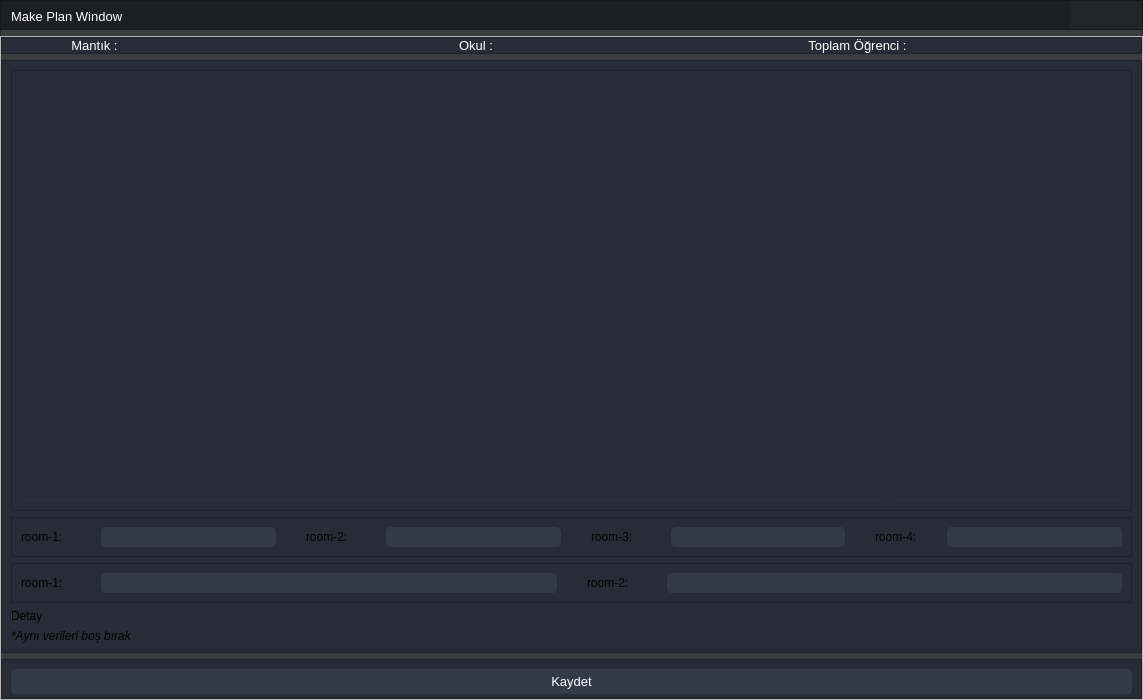
<?xml version="1.0" encoding="UTF-8"?>
<ui version="4.0">
 <class>progress_bar_dialog</class>
 <widget class="QDialog" name="progress_bar_dialog">
  <property name="geometry">
   <rect>
    <x>0</x>
    <y>0</y>
    <width>1143</width>
    <height>700</height>
   </rect>
  </property>
  <property name="sizePolicy">
   <sizepolicy hsizetype="Fixed" vsizetype="Fixed">
    <horstretch>0</horstretch>
    <verstretch>0</verstretch>
   </sizepolicy>
  </property>
  <property name="minimumSize">
   <size>
    <width>0</width>
    <height>0</height>
   </size>
  </property>
  <property name="maximumSize">
   <size>
    <width>16777215</width>
    <height>16777215</height>
   </size>
  </property>
  <property name="windowTitle">
   <string>Dialog</string>
  </property>
  <property name="styleSheet">
   <string notr="true">QDialog {background: transparent; }
QDialog {
	color: #ffffff;
	background-color: rgba(27, 29, 35, 160);
	border: 1px solid rgb(40, 40, 40);
	border-radius: 2px;
}</string>
  </property>
  <layout class="QVBoxLayout" name="verticalLayout">
   <property name="leftMargin">
    <number>0</number>
   </property>
   <property name="topMargin">
    <number>0</number>
   </property>
   <property name="rightMargin">
    <number>0</number>
   </property>
   <property name="bottomMargin">
    <number>0</number>
   </property>
   <item>
    <widget class="QFrame" name="frame_2">
     <property name="maximumSize">
      <size>
       <width>16777215</width>
       <height>30</height>
      </size>
     </property>
     <property name="styleSheet">
      <string notr="true">background-color: rgba(27, 29, 35, 200)</string>
     </property>
     <property name="frameShape">
      <enum>QFrame::StyledPanel</enum>
     </property>
     <property name="frameShadow">
      <enum>QFrame::Raised</enum>
     </property>
     <layout class="QGridLayout" name="gridLayout_2">
      <property name="leftMargin">
       <number>0</number>
      </property>
      <property name="topMargin">
       <number>0</number>
      </property>
      <property name="rightMargin">
       <number>0</number>
      </property>
      <property name="bottomMargin">
       <number>0</number>
      </property>
      <property name="verticalSpacing">
       <number>0</number>
      </property>
      <item row="0" column="0">
       <widget class="QLabel" name="label_2">
        <property name="minimumSize">
         <size>
          <width>190</width>
          <height>30</height>
         </size>
        </property>
        <property name="maximumSize">
         <size>
          <width>2000</width>
          <height>30</height>
         </size>
        </property>
        <property name="font">
         <font>
          <family>Segoe UI</family>
          <pointsize>10</pointsize>
         </font>
        </property>
        <property name="styleSheet">
         <string notr="true">color: rgb(255, 255, 255);</string>
        </property>
        <property name="text">
         <string>Make Plan Window</string>
        </property>
        <property name="margin">
         <number>0</number>
        </property>
        <property name="indent">
         <number>10</number>
        </property>
       </widget>
      </item>
      <item row="0" column="1">
       <widget class="QPushButton" name="btn_min">
        <property name="sizePolicy">
         <sizepolicy hsizetype="Minimum" vsizetype="Expanding">
          <horstretch>0</horstretch>
          <verstretch>0</verstretch>
         </sizepolicy>
        </property>
        <property name="minimumSize">
         <size>
          <width>30</width>
          <height>30</height>
         </size>
        </property>
        <property name="maximumSize">
         <size>
          <width>30</width>
          <height>30</height>
         </size>
        </property>
        <property name="toolTip">
         <string>Minimize</string>
        </property>
        <property name="styleSheet">
         <string notr="true">QPushButton {	
	border: none;
	background-color: transparent;
}
QPushButton:hover {
	background-color: rgb(52, 59, 72);
}
QPushButton:pressed {	
	background-color: rgb(85, 170, 255);
}</string>
        </property>
        <property name="text">
         <string/>
        </property>
        <property name="icon">
         <iconset resource="files.qrc">
          <normaloff>:/16x16/icons/16x16/cil-window-minimize.png</normaloff>:/16x16/icons/16x16/cil-window-minimize.png</iconset>
        </property>
       </widget>
      </item>
      <item row="0" column="2">
       <widget class="QPushButton" name="btn_close">
        <property name="sizePolicy">
         <sizepolicy hsizetype="Minimum" vsizetype="Expanding">
          <horstretch>0</horstretch>
          <verstretch>0</verstretch>
         </sizepolicy>
        </property>
        <property name="minimumSize">
         <size>
          <width>30</width>
          <height>30</height>
         </size>
        </property>
        <property name="maximumSize">
         <size>
          <width>30</width>
          <height>30</height>
         </size>
        </property>
        <property name="toolTip">
         <string>Close</string>
        </property>
        <property name="styleSheet">
         <string notr="true">QPushButton {	
	border: none;
	background-color: transparent;
}
QPushButton:hover {
	background-color: rgb(52, 59, 72);
}
QPushButton:pressed {	
	background-color: rgb(85, 170, 255);
}</string>
        </property>
        <property name="text">
         <string/>
        </property>
        <property name="icon">
         <iconset resource="files.qrc">
          <normaloff>:/16x16/icons/16x16/cil-x.png</normaloff>:/16x16/icons/16x16/cil-x.png</iconset>
        </property>
       </widget>
      </item>
     </layout>
    </widget>
   </item>
   <item>
    <widget class="QFrame" name="frame">
     <property name="minimumSize">
      <size>
       <width>0</width>
       <height>85</height>
      </size>
     </property>
     <property name="styleSheet">
      <string notr="true">background: transparent;
color: rgb(210, 210, 210);
/* LINE EDIT */
QLineEdit {
	background-color: rgb(27, 29, 35);
	border-radius: 5px;
	border: 2px solid rgb(27, 29, 35);
	padding-left: 10px;
}
QLineEdit:hover {
	border: 2px solid rgb(64, 71, 88);
}
QLineEdit:focus {
	border: 2px solid rgb(91, 101, 124);
}

/* SCROLL BARS */
QScrollBar:horizontal {
    border: none;
    background: rgb(52, 59, 72);
    height: 14px;
    margin: 0px 21px 0 21px;
	border-radius: 0px;
}
QScrollBar::handle:horizontal {
    background: rgb(85, 170, 255);
    min-width: 25px;
	border-radius: 7px
}
QScrollBar::add-line:horizontal {
    border: none;
    background: rgb(55, 63, 77);
    width: 20px;
	border-top-right-radius: 7px;
    border-bottom-right-radius: 7px;
    subcontrol-position: right;
    subcontrol-origin: margin;
}
QScrollBar::sub-line:horizontal {
    border: none;
    background: rgb(55, 63, 77);
    width: 20px;
	border-top-left-radius: 7px;
    border-bottom-left-radius: 7px;
    subcontrol-position: left;
    subcontrol-origin: margin;
}
QScrollBar::up-arrow:horizontal, QScrollBar::down-arrow:horizontal
{
     background: none;
}
QScrollBar::add-page:horizontal, QScrollBar::sub-page:horizontal
{
     background: none;
}
 QScrollBar:vertical {
	border: none;
    background: rgb(52, 59, 72);
    width: 14px;
    margin: 21px 0 21px 0;
	border-radius: 0px;
 }
 QScrollBar::handle:vertical {	
	background: rgb(85, 170, 255);
    min-height: 25px;
	border-radius: 7px
 }
 QScrollBar::add-line:vertical {
     border: none;
    background: rgb(55, 63, 77);
     height: 20px;
	border-bottom-left-radius: 7px;
    border-bottom-right-radius: 7px;
     subcontrol-position: bottom;
     subcontrol-origin: margin;
 }
 QScrollBar::sub-line:vertical {
	border: none;
    background: rgb(55, 63, 77);
     height: 20px;
	border-top-left-radius: 7px;
    border-top-right-radius: 7px;
     subcontrol-position: top;
     subcontrol-origin: margin;
 }
 QScrollBar::up-arrow:vertical, QScrollBar::down-arrow:vertical {
     background: none;
 }

 QScrollBar::add-page:vertical, QScrollBar::sub-page:vertical {
     background: none;
 }

/* CHECKBOX */
QCheckBox::indicator {
    border: 3px solid rgb(52, 59, 72);
	width: 15px;
	height: 15px;
	border-radius: 10px;
    background: rgb(44, 49, 60);
}
QCheckBox::indicator:hover {
    border: 3px solid rgb(58, 66, 81);
}
QCheckBox::indicator:checked {
    background: 3px solid rgb(52, 59, 72);
	border: 3px solid rgb(52, 59, 72);	
	background-image: url(:/16x16/icons/16x16/cil-check-alt.png);
}

/* RADIO BUTTON */
QRadioButton::indicator {
    border: 3px solid rgb(52, 59, 72);
	width: 15px;
	height: 15px;
	border-radius: 10px;
    background: rgb(44, 49, 60);
}
QRadioButton::indicator:hover {
    border: 3px solid rgb(58, 66, 81);
}
QRadioButton::indicator:checked {
    background: 3px solid rgb(94, 106, 130);
	border: 3px solid rgb(52, 59, 72);	
}

/* COMBOBOX */
QComboBox{
	background-color: rgb(27, 29, 35);
	border-radius: 5px;
	border: 2px solid rgb(27, 29, 35);
	padding: 5px;
	padding-left: 10px;
}
QComboBox:hover{
	border: 2px solid rgb(64, 71, 88);
}
QComboBox::drop-down {
	subcontrol-origin: padding;
	subcontrol-position: top right;
	width: 25px; 
	border-left-width: 3px;
	border-left-color: rgba(39, 44, 54, 150);
	border-left-style: solid;
	border-top-right-radius: 3px;
	border-bottom-right-radius: 3px;	
	background-image: url(:/16x16/icons/16x16/cil-arrow-bottom.png);
	background-position: center;
	background-repeat: no-reperat;
 }
QComboBox QAbstractItemView {
	color: rgb(85, 170, 255);	
	background-color: rgb(27, 29, 35);
	padding: 10px;
	selection-background-color: rgb(39, 44, 54);
}

/* SLIDERS */
QSlider::groove:horizontal {
    border-radius: 9px;
    height: 18px;
	margin: 0px;
	background-color: rgb(52, 59, 72);
}
QSlider::groove:horizontal:hover {
	background-color: rgb(55, 62, 76);
}
QSlider::handle:horizontal {
    background-color: rgb(85, 170, 255);
    border: none;
    height: 18px;
    width: 18px;
    margin: 0px;
	border-radius: 9px;
}
QSlider::handle:horizontal:hover {
    background-color: rgb(105, 180, 255);
}
QSlider::handle:horizontal:pressed {
    background-color: rgb(65, 130, 195);
}

QSlider::groove:vertical {
    border-radius: 9px;
    width: 18px;
    margin: 0px;
	background-color: rgb(52, 59, 72);
}
QSlider::groove:vertical:hover {
	background-color: rgb(55, 62, 76);
}
QSlider::handle:vertical {
    background-color: rgb(85, 170, 255);
	border: none;
    height: 18px;
    width: 18px;
    margin: 0px;
	border-radius: 9px;
}
QSlider::handle:vertical:hover {
    background-color: rgb(105, 180, 255);
}
QSlider::handle:vertical:pressed {
    background-color: rgb(65, 130, 195);
}

</string>
     </property>
     <property name="frameShape">
      <enum>QFrame::StyledPanel</enum>
     </property>
     <property name="frameShadow">
      <enum>QFrame::Raised</enum>
     </property>
     <layout class="QVBoxLayout" name="verticalLayout_2">
      <property name="leftMargin">
       <number>0</number>
      </property>
      <property name="topMargin">
       <number>0</number>
      </property>
      <property name="rightMargin">
       <number>0</number>
      </property>
      <property name="bottomMargin">
       <number>0</number>
      </property>
      <item>
       <widget class="QFrame" name="frame_5">
        <property name="maximumSize">
         <size>
          <width>16777215</width>
          <height>40</height>
         </size>
        </property>
        <property name="styleSheet">
         <string notr="true">background-color: rgb(39, 44, 54);</string>
        </property>
        <property name="frameShape">
         <enum>QFrame::StyledPanel</enum>
        </property>
        <property name="frameShadow">
         <enum>QFrame::Raised</enum>
        </property>
        <layout class="QGridLayout" name="gridLayout">
         <property name="leftMargin">
          <number>0</number>
         </property>
         <property name="topMargin">
          <number>0</number>
         </property>
         <property name="rightMargin">
          <number>0</number>
         </property>
         <property name="bottomMargin">
          <number>0</number>
         </property>
         <item row="0" column="1">
          <widget class="QLabel" name="plan_logic_label">
           <property name="maximumSize">
            <size>
             <width>16777215</width>
             <height>16777215</height>
            </size>
           </property>
           <property name="font">
            <font>
             <family>Segoe UI</family>
             <pointsize>10</pointsize>
             <italic>true</italic>
            </font>
           </property>
           <property name="styleSheet">
            <string notr="true">color: #ffffff</string>
           </property>
           <property name="text">
            <string/>
           </property>
           <property name="alignment">
            <set>Qt::AlignLeading|Qt::AlignLeft|Qt::AlignVCenter</set>
           </property>
          </widget>
         </item>
         <item row="0" column="2">
          <widget class="QLabel" name="label_4">
           <property name="maximumSize">
            <size>
             <width>16777215</width>
             <height>16777215</height>
            </size>
           </property>
           <property name="font">
            <font>
             <family>Segoe UI</family>
             <pointsize>10</pointsize>
            </font>
           </property>
           <property name="styleSheet">
            <string notr="true">color: #ffffff</string>
           </property>
           <property name="text">
            <string>Okul :</string>
           </property>
           <property name="alignment">
            <set>Qt::AlignCenter</set>
           </property>
          </widget>
         </item>
         <item row="0" column="0">
          <widget class="QLabel" name="label_3">
           <property name="maximumSize">
            <size>
             <width>16777215</width>
             <height>16777215</height>
            </size>
           </property>
           <property name="font">
            <font>
             <family>Segoe UI</family>
             <pointsize>10</pointsize>
            </font>
           </property>
           <property name="styleSheet">
            <string notr="true">color: #ffffff</string>
           </property>
           <property name="text">
            <string>Mantık :</string>
           </property>
           <property name="alignment">
            <set>Qt::AlignCenter</set>
           </property>
          </widget>
         </item>
         <item row="0" column="4">
          <widget class="QLabel" name="label_5">
           <property name="maximumSize">
            <size>
             <width>16777215</width>
             <height>16777215</height>
            </size>
           </property>
           <property name="font">
            <font>
             <family>Segoe UI</family>
             <pointsize>10</pointsize>
            </font>
           </property>
           <property name="styleSheet">
            <string notr="true">color: #ffffff</string>
           </property>
           <property name="text">
            <string>Toplam Öğrenci :</string>
           </property>
           <property name="alignment">
            <set>Qt::AlignCenter</set>
           </property>
          </widget>
         </item>
         <item row="0" column="3">
          <widget class="QLabel" name="school_info_label">
           <property name="maximumSize">
            <size>
             <width>16777215</width>
             <height>16777215</height>
            </size>
           </property>
           <property name="font">
            <font>
             <family>Segoe UI</family>
             <pointsize>10</pointsize>
             <italic>true</italic>
            </font>
           </property>
           <property name="styleSheet">
            <string notr="true">color: #ffffff</string>
           </property>
           <property name="text">
            <string/>
           </property>
           <property name="alignment">
            <set>Qt::AlignLeading|Qt::AlignLeft|Qt::AlignVCenter</set>
           </property>
          </widget>
         </item>
         <item row="0" column="5">
          <widget class="QLabel" name="total_student_label">
           <property name="maximumSize">
            <size>
             <width>16777215</width>
             <height>16777215</height>
            </size>
           </property>
           <property name="font">
            <font>
             <family>Segoe UI</family>
             <pointsize>10</pointsize>
             <italic>true</italic>
            </font>
           </property>
           <property name="styleSheet">
            <string notr="true">color: #ffffff</string>
           </property>
           <property name="text">
            <string/>
           </property>
           <property name="alignment">
            <set>Qt::AlignLeading|Qt::AlignLeft|Qt::AlignVCenter</set>
           </property>
          </widget>
         </item>
        </layout>
       </widget>
      </item>
      <item>
       <widget class="QFrame" name="plan_frame">
        <property name="styleSheet">
         <string notr="true">background-color: rgb(39, 44, 54);</string>
        </property>
        <property name="frameShape">
         <enum>QFrame::StyledPanel</enum>
        </property>
        <property name="frameShadow">
         <enum>QFrame::Raised</enum>
        </property>
        <layout class="QVBoxLayout" name="verticalLayout_3">
         <item>
          <widget class="QFrame" name="frame_4">
           <property name="frameShape">
            <enum>QFrame::StyledPanel</enum>
           </property>
           <property name="frameShadow">
            <enum>QFrame::Raised</enum>
           </property>
           <layout class="QHBoxLayout" name="horizontalLayout">
            <item>
             <widget class="QTableView" name="tableView_scaz">
              <property name="styleSheet">
               <string notr="true">QTableView {	
	background-color: rgb(39, 44, 54);
	padding: 10px;
	border-radius: 5px;
	gridline-color: rgb(44, 49, 60);
	border-bottom: 1px solid rgb(44, 49, 60);
}
QTableView::item{
	border-color: rgb(44, 49, 60);
	padding-left: 5px;
	padding-right: 5px;
	gridline-color: rgb(44, 49, 60);
}
QTableView::item:selected{
	background-color: rgb(85, 170, 255);
}
QScrollBar:horizontal {
    border: none;
    background: rgb(52, 59, 72);
    height: 14px;
    margin: 0px 21px 0 21px;
	border-radius: 0px;
}
 QScrollBar:vertical {
	border: none;
    background: rgb(52, 59, 72);
    width: 14px;
    margin: 21px 0 21px 0;
	border-radius: 0px;
 }
QHeaderView::section{
	Background-color: rgb(39, 44, 54);
	max-width: 30px;
	border: 1px solid rgb(44, 49, 60);
	border-style: none;
    border-bottom: 1px solid rgb(44, 49, 60);
    border-right: 1px solid rgb(44, 49, 60);
}
QTableView::horizontalHeader {	
	background-color: rgb(81, 255, 0);
}
QHeaderView::section:horizontal
{
    border: 1px solid rgb(32, 34, 42);
	background-color: rgb(27, 29, 35);
	padding: 3px;
	border-top-left-radius: 7px;
    border-top-right-radius: 7px;
}
QHeaderView::section:vertical
{
    border: 1px solid rgb(44, 49, 60);
}
</string>
              </property>
              <property name="locale">
               <locale language="Turkish" country="Turkey"/>
              </property>
             </widget>
            </item>
            <item>
             <widget class="QTableView" name="tableView_t">
              <property name="maximumSize">
               <size>
                <width>230</width>
                <height>16777215</height>
               </size>
              </property>
              <property name="styleSheet">
               <string notr="true">QTableView {	
	background-color: rgb(39, 44, 54);
	padding: 10px;
	border-radius: 5px;
	gridline-color: rgb(44, 49, 60);
	border-bottom: 1px solid rgb(44, 49, 60);
}
QTableView::item{
	border-color: rgb(44, 49, 60);
	padding-left: 5px;
	padding-right: 5px;
	gridline-color: rgb(44, 49, 60);
}
QTableView::item:selected{
	background-color: rgb(85, 170, 255);
}
QScrollBar:horizontal {
    border: none;
    background: rgb(52, 59, 72);
    height: 14px;
    margin: 0px 21px 0 21px;
	border-radius: 0px;
}
 QScrollBar:vertical {
	border: none;
    background: rgb(52, 59, 72);
    width: 14px;
    margin: 21px 0 21px 0;
	border-radius: 0px;
 }
QHeaderView::section{
	Background-color: rgb(39, 44, 54);
	max-width: 30px;
	border: 1px solid rgb(44, 49, 60);
	border-style: none;
    border-bottom: 1px solid rgb(44, 49, 60);
    border-right: 1px solid rgb(44, 49, 60);
}
QTableView::horizontalHeader {	
	background-color: rgb(81, 255, 0);
}
QHeaderView::section:horizontal
{
    border: 1px solid rgb(32, 34, 42);
	background-color: rgb(27, 29, 35);
	padding: 3px;
	border-top-left-radius: 7px;
    border-top-right-radius: 7px;
}
QHeaderView::section:vertical
{
    border: 1px solid rgb(44, 49, 60);
}
</string>
              </property>
              <property name="locale">
               <locale language="Turkish" country="Turkey"/>
              </property>
             </widget>
            </item>
           </layout>
          </widget>
         </item>
         <item>
          <widget class="QFrame" name="divide_frame_2">
           <property name="frameShape">
            <enum>QFrame::StyledPanel</enum>
           </property>
           <property name="frameShadow">
            <enum>QFrame::Raised</enum>
           </property>
           <layout class="QGridLayout" name="gridLayout_5">
            <property name="rightMargin">
             <number>9</number>
            </property>
            <property name="horizontalSpacing">
             <number>30</number>
            </property>
            <item row="0" column="2">
             <widget class="QLabel" name="label_8">
              <property name="minimumSize">
               <size>
                <width>50</width>
                <height>0</height>
               </size>
              </property>
              <property name="text">
               <string>room-2:</string>
              </property>
             </widget>
            </item>
            <item row="0" column="1">
             <widget class="QLineEdit" name="edit2_room_1">
              <property name="maximumSize">
               <size>
                <width>16777215</width>
                <height>16777215</height>
               </size>
              </property>
              <property name="styleSheet">
               <string notr="true">QLineEdit {
	border: 2px solid rgb(52, 59, 72);
	border-radius: 5px;	
	background-color: rgb(52, 59, 72);
}
QLine Edit:hover {
	background-color: rgb(52, 59, 72);
	border: 2px solid rgb(61, 70, 86);
}
QLineEdit:pressed {	
	background-color: rgb(35, 40, 49);
	border: 2px solid rgb(43, 50, 61);
}
</string>
              </property>
             </widget>
            </item>
            <item row="0" column="3">
             <widget class="QLineEdit" name="edit2_room_2">
              <property name="maximumSize">
               <size>
                <width>16777215</width>
                <height>16777215</height>
               </size>
              </property>
              <property name="styleSheet">
               <string notr="true">QLineEdit {
	border: 2px solid rgb(52, 59, 72);
	border-radius: 5px;	
	background-color: rgb(52, 59, 72);
}
QLine Edit:hover {
	background-color: rgb(52, 59, 72);
	border: 2px solid rgb(61, 70, 86);
}
QLineEdit:pressed {	
	background-color: rgb(35, 40, 49);
	border: 2px solid rgb(43, 50, 61);
}
</string>
              </property>
             </widget>
            </item>
            <item row="0" column="0">
             <widget class="QLabel" name="label_9">
              <property name="minimumSize">
               <size>
                <width>50</width>
                <height>0</height>
               </size>
              </property>
              <property name="text">
               <string>room-1:</string>
              </property>
             </widget>
            </item>
            <item row="0" column="5">
             <widget class="QLineEdit" name="edit2_room_3">
              <property name="styleSheet">
               <string notr="true">QLineEdit {
	border: 2px solid rgb(52, 59, 72);
	border-radius: 5px;	
	background-color: rgb(52, 59, 72);
}
QLine Edit:hover {
	background-color: rgb(52, 59, 72);
	border: 2px solid rgb(61, 70, 86);
}
QLineEdit:pressed {	
	background-color: rgb(35, 40, 49);
	border: 2px solid rgb(43, 50, 61);
}
</string>
              </property>
             </widget>
            </item>
            <item row="0" column="4">
             <widget class="QLabel" name="label_10">
              <property name="minimumSize">
               <size>
                <width>50</width>
                <height>0</height>
               </size>
              </property>
              <property name="text">
               <string>room-3:</string>
              </property>
             </widget>
            </item>
            <item row="0" column="6">
             <widget class="QLabel" name="label_11">
              <property name="text">
               <string>room-4:</string>
              </property>
             </widget>
            </item>
            <item row="0" column="7">
             <widget class="QLineEdit" name="edit2_room_4">
              <property name="styleSheet">
               <string notr="true">QLineEdit {
	border: 2px solid rgb(52, 59, 72);
	border-radius: 5px;	
	background-color: rgb(52, 59, 72);
}
QLine Edit:hover {
	background-color: rgb(52, 59, 72);
	border: 2px solid rgb(61, 70, 86);
}
QLineEdit:pressed {	
	background-color: rgb(35, 40, 49);
	border: 2px solid rgb(43, 50, 61);
}
</string>
              </property>
             </widget>
            </item>
           </layout>
          </widget>
         </item>
         <item>
          <widget class="QFrame" name="divide_frame">
           <property name="frameShape">
            <enum>QFrame::StyledPanel</enum>
           </property>
           <property name="frameShadow">
            <enum>QFrame::Raised</enum>
           </property>
           <layout class="QGridLayout" name="gridLayout_3">
            <property name="rightMargin">
             <number>9</number>
            </property>
            <property name="horizontalSpacing">
             <number>30</number>
            </property>
            <item row="0" column="2">
             <widget class="QLabel" name="label_7">
              <property name="minimumSize">
               <size>
                <width>50</width>
                <height>0</height>
               </size>
              </property>
              <property name="text">
               <string>room-2:</string>
              </property>
             </widget>
            </item>
            <item row="0" column="0">
             <widget class="QLabel" name="label_6">
              <property name="minimumSize">
               <size>
                <width>50</width>
                <height>0</height>
               </size>
              </property>
              <property name="text">
               <string>room-1:</string>
              </property>
             </widget>
            </item>
            <item row="0" column="1">
             <widget class="QLineEdit" name="edit_room_1">
              <property name="maximumSize">
               <size>
                <width>16777215</width>
                <height>16777215</height>
               </size>
              </property>
              <property name="styleSheet">
               <string notr="true">QLineEdit {
	border: 2px solid rgb(52, 59, 72);
	border-radius: 5px;	
	background-color: rgb(52, 59, 72);
}
QLine Edit:hover {
	background-color: rgb(52, 59, 72);
	border: 2px solid rgb(61, 70, 86);
}
QLineEdit:pressed {	
	background-color: rgb(35, 40, 49);
	border: 2px solid rgb(43, 50, 61);
}
</string>
              </property>
             </widget>
            </item>
            <item row="0" column="3">
             <widget class="QLineEdit" name="edit_room_2">
              <property name="maximumSize">
               <size>
                <width>16777215</width>
                <height>16777215</height>
               </size>
              </property>
              <property name="styleSheet">
               <string notr="true">QLineEdit {
	border: 2px solid rgb(52, 59, 72);
	border-radius: 5px;	
	background-color: rgb(52, 59, 72);
}
QLine Edit:hover {
	background-color: rgb(52, 59, 72);
	border: 2px solid rgb(61, 70, 86);
}
QLineEdit:pressed {	
	background-color: rgb(35, 40, 49);
	border: 2px solid rgb(43, 50, 61);
}
</string>
              </property>
             </widget>
            </item>
           </layout>
          </widget>
         </item>
         <item>
          <widget class="QLabel" name="info_label">
           <property name="text">
            <string>Detay</string>
           </property>
          </widget>
         </item>
         <item>
          <widget class="QLabel" name="label">
           <property name="font">
            <font>
             <italic>true</italic>
            </font>
           </property>
           <property name="text">
            <string>*Aynı verileri boş bırak</string>
           </property>
          </widget>
         </item>
        </layout>
       </widget>
      </item>
      <item>
       <widget class="QFrame" name="frame_3">
        <property name="maximumSize">
         <size>
          <width>16777215</width>
          <height>40</height>
         </size>
        </property>
        <property name="styleSheet">
         <string notr="true">background-color: rgb(39, 44, 54);</string>
        </property>
        <property name="frameShape">
         <enum>QFrame::StyledPanel</enum>
        </property>
        <property name="frameShadow">
         <enum>QFrame::Raised</enum>
        </property>
        <layout class="QGridLayout" name="gridLayout_4">
         <item row="0" column="0">
          <widget class="QPushButton" name="btn_create_plan">
           <property name="minimumSize">
            <size>
             <width>100</width>
             <height>25</height>
            </size>
           </property>
           <property name="font">
            <font>
             <family>Segoe UI</family>
             <pointsize>10</pointsize>
            </font>
           </property>
           <property name="styleSheet">
            <string notr="true">QPushButton {
	color: rgb(255, 255, 255);
	border: 2px solid rgb(52, 59, 72);
	border-radius: 5px;	
	background-color: rgb(52, 59, 72);
}
QPushButton:hover {
	background-color: rgb(57, 65, 80);
	border: 2px solid rgb(61, 70, 86);
}
QPushButton:pressed {	
	background-color: rgb(35, 40, 49);
	border: 2px solid rgb(43, 50, 61);
}</string>
           </property>
           <property name="text">
            <string>Kaydet</string>
           </property>
           <property name="icon">
            <iconset resource="files.qrc">
             <normaloff>:/16x16/icons/16x16/cil-check-alt.png</normaloff>:/16x16/icons/16x16/cil-check-alt.png</iconset>
           </property>
          </widget>
         </item>
        </layout>
       </widget>
      </item>
     </layout>
    </widget>
   </item>
  </layout>
 </widget>
 <resources>
  <include location="files.qrc"/>
 </resources>
 <connections/>
</ui>
